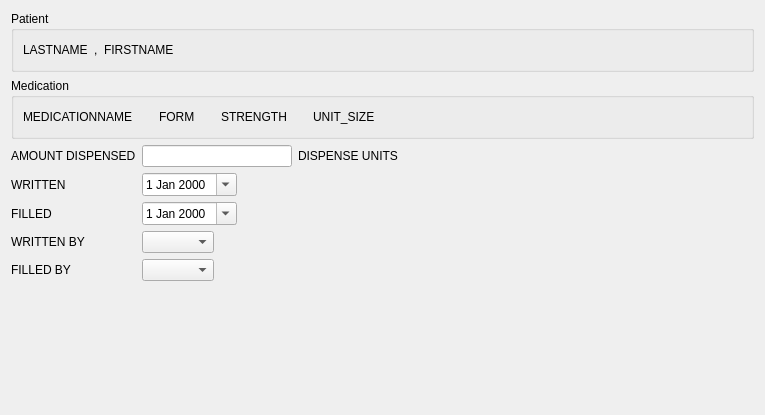
<?xml version="1.0" encoding="UTF-8"?>
<ui version="4.0">
 <class>Prescription_01</class>
 <widget class="QWizardPage" name="Prescription_01">
  <property name="geometry">
   <rect>
    <x>0</x>
    <y>0</y>
    <width>765</width>
    <height>415</height>
   </rect>
  </property>
  <layout class="QVBoxLayout" name="verticalLayout">
   <item>
    <widget class="QGroupBox" name="groupBox_2">
     <property name="title">
      <string>Patient</string>
     </property>
     <layout class="QHBoxLayout" name="horizontalLayout_7">
      <item>
       <widget class="QLabel" name="lastLabel">
        <property name="text">
         <string>LASTNAME</string>
        </property>
       </widget>
      </item>
      <item>
       <widget class="QLabel" name="label_10">
        <property name="text">
         <string>,</string>
        </property>
       </widget>
      </item>
      <item>
       <widget class="QLabel" name="firstLabel">
        <property name="text">
         <string>FIRSTNAME</string>
        </property>
       </widget>
      </item>
      <item>
       <spacer name="horizontalSpacer_12">
        <property name="orientation">
         <enum>Qt::Horizontal</enum>
        </property>
        <property name="sizeHint" stdset="0">
         <size>
          <width>40</width>
          <height>20</height>
         </size>
        </property>
       </spacer>
      </item>
     </layout>
    </widget>
   </item>
   <item>
    <widget class="QGroupBox" name="groupBox_3">
     <property name="title">
      <string>Medication</string>
     </property>
     <layout class="QHBoxLayout" name="horizontalLayout_8">
      <item>
       <widget class="QLabel" name="medicationLabel">
        <property name="text">
         <string>MEDICATIONNAME</string>
        </property>
       </widget>
      </item>
      <item>
       <spacer name="horizontalSpacer_8">
        <property name="orientation">
         <enum>Qt::Horizontal</enum>
        </property>
        <property name="sizeType">
         <enum>QSizePolicy::Fixed</enum>
        </property>
        <property name="sizeHint" stdset="0">
         <size>
          <width>20</width>
          <height>20</height>
         </size>
        </property>
       </spacer>
      </item>
      <item>
       <widget class="QLabel" name="formLabel">
        <property name="text">
         <string>FORM</string>
        </property>
       </widget>
      </item>
      <item>
       <spacer name="horizontalSpacer_9">
        <property name="orientation">
         <enum>Qt::Horizontal</enum>
        </property>
        <property name="sizeType">
         <enum>QSizePolicy::Fixed</enum>
        </property>
        <property name="sizeHint" stdset="0">
         <size>
          <width>20</width>
          <height>20</height>
         </size>
        </property>
       </spacer>
      </item>
      <item>
       <widget class="QLabel" name="strengthLabel">
        <property name="text">
         <string>STRENGTH</string>
        </property>
       </widget>
      </item>
      <item>
       <spacer name="horizontalSpacer_10">
        <property name="orientation">
         <enum>Qt::Horizontal</enum>
        </property>
        <property name="sizeType">
         <enum>QSizePolicy::Fixed</enum>
        </property>
        <property name="sizeHint" stdset="0">
         <size>
          <width>20</width>
          <height>20</height>
         </size>
        </property>
       </spacer>
      </item>
      <item>
       <widget class="QLabel" name="unitSizeLabel">
        <property name="text">
         <string>UNIT_SIZE</string>
        </property>
       </widget>
      </item>
      <item>
       <spacer name="horizontalSpacer_3">
        <property name="orientation">
         <enum>Qt::Horizontal</enum>
        </property>
        <property name="sizeHint" stdset="0">
         <size>
          <width>40</width>
          <height>20</height>
         </size>
        </property>
       </spacer>
      </item>
     </layout>
    </widget>
   </item>
   <item>
    <layout class="QFormLayout" name="formLayout">
     <property name="fieldGrowthPolicy">
      <enum>QFormLayout::AllNonFixedFieldsGrow</enum>
     </property>
     <item row="0" column="0">
      <widget class="QLabel" name="amountLabel_2">
       <property name="text">
        <string>AMOUNT DISPENSED</string>
       </property>
      </widget>
     </item>
     <item row="0" column="1">
      <layout class="QHBoxLayout" name="horizontalLayout_4">
       <item>
        <widget class="QLineEdit" name="amountField">
         <property name="minimumSize">
          <size>
           <width>150</width>
           <height>0</height>
          </size>
         </property>
         <property name="maximumSize">
          <size>
           <width>150</width>
           <height>16777215</height>
          </size>
         </property>
         <property name="maxLength">
          <number>10</number>
         </property>
        </widget>
       </item>
       <item>
        <widget class="QLabel" name="dispenseUnitsLabel">
         <property name="text">
          <string>DISPENSE UNITS</string>
         </property>
        </widget>
       </item>
       <item>
        <spacer name="horizontalSpacer_5">
         <property name="orientation">
          <enum>Qt::Horizontal</enum>
         </property>
         <property name="sizeHint" stdset="0">
          <size>
           <width>40</width>
           <height>20</height>
          </size>
         </property>
        </spacer>
       </item>
      </layout>
     </item>
     <item row="1" column="0">
      <widget class="QLabel" name="writtenLabel">
       <property name="text">
        <string>WRITTEN</string>
       </property>
      </widget>
     </item>
     <item row="1" column="1">
      <layout class="QHBoxLayout" name="horizontalLayout_5">
       <item>
        <widget class="QDateEdit" name="writtenField">
         <property name="calendarPopup">
          <bool>true</bool>
         </property>
        </widget>
       </item>
       <item>
        <spacer name="horizontalSpacer_6">
         <property name="orientation">
          <enum>Qt::Horizontal</enum>
         </property>
         <property name="sizeHint" stdset="0">
          <size>
           <width>40</width>
           <height>20</height>
          </size>
         </property>
        </spacer>
       </item>
      </layout>
     </item>
     <item row="2" column="0">
      <widget class="QLabel" name="filledLabel">
       <property name="text">
        <string>FILLED</string>
       </property>
      </widget>
     </item>
     <item row="2" column="1">
      <layout class="QHBoxLayout" name="horizontalLayout_6">
       <item>
        <widget class="QDateEdit" name="filledField">
         <property name="calendarPopup">
          <bool>true</bool>
         </property>
        </widget>
       </item>
       <item>
        <spacer name="horizontalSpacer_7">
         <property name="orientation">
          <enum>Qt::Horizontal</enum>
         </property>
         <property name="sizeHint" stdset="0">
          <size>
           <width>40</width>
           <height>20</height>
          </size>
         </property>
        </spacer>
       </item>
      </layout>
     </item>
     <item row="3" column="0">
      <widget class="QLabel" name="writtenByLabel">
       <property name="text">
        <string>WRITTEN BY</string>
       </property>
      </widget>
     </item>
     <item row="3" column="1">
      <layout class="QHBoxLayout" name="horizontalLayout">
       <item>
        <widget class="QComboBox" name="writtenByField"/>
       </item>
       <item>
        <spacer name="horizontalSpacer">
         <property name="orientation">
          <enum>Qt::Horizontal</enum>
         </property>
         <property name="sizeHint" stdset="0">
          <size>
           <width>40</width>
           <height>20</height>
          </size>
         </property>
        </spacer>
       </item>
      </layout>
     </item>
     <item row="4" column="0">
      <widget class="QLabel" name="filledByLabel">
       <property name="text">
        <string>FILLED BY</string>
       </property>
      </widget>
     </item>
     <item row="4" column="1">
      <layout class="QHBoxLayout" name="horizontalLayout_2">
       <item>
        <widget class="QComboBox" name="filledByField"/>
       </item>
       <item>
        <spacer name="horizontalSpacer_2">
         <property name="orientation">
          <enum>Qt::Horizontal</enum>
         </property>
         <property name="sizeHint" stdset="0">
          <size>
           <width>40</width>
           <height>20</height>
          </size>
         </property>
        </spacer>
       </item>
      </layout>
     </item>
    </layout>
   </item>
   <item>
    <spacer name="verticalSpacer">
     <property name="orientation">
      <enum>Qt::Vertical</enum>
     </property>
     <property name="sizeHint" stdset="0">
      <size>
       <width>20</width>
       <height>40</height>
      </size>
     </property>
    </spacer>
   </item>
  </layout>
 </widget>
 <tabstops>
  <tabstop>amountField</tabstop>
  <tabstop>writtenField</tabstop>
  <tabstop>filledField</tabstop>
  <tabstop>writtenByField</tabstop>
  <tabstop>filledByField</tabstop>
 </tabstops>
 <resources/>
 <connections/>
</ui>
